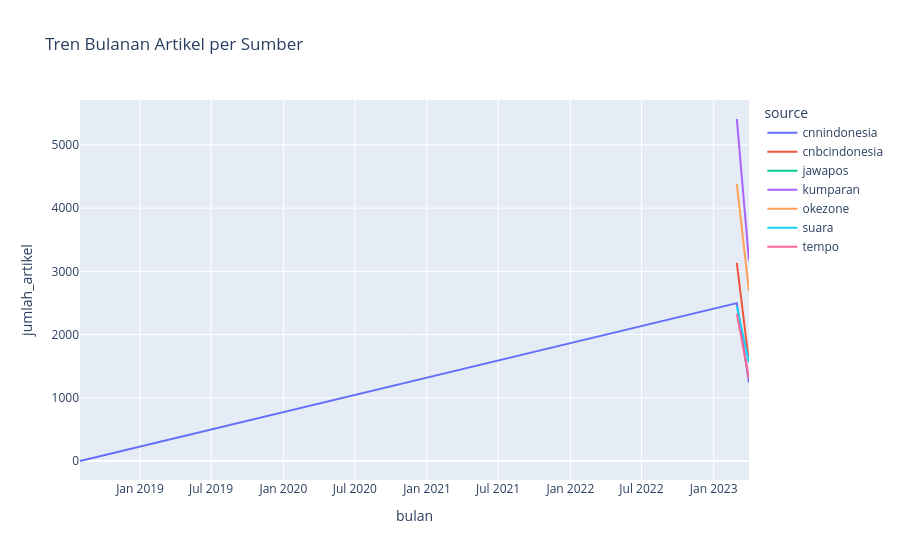

The code cell stored with this chart in its notebook:
### Code cell
fig4 = px.line(bulanan_sumber.to_pandas(), x="bulan", y="jumlah_artikel", color="source", title="Tren Bulanan Artikel per Sumber")
fig4.show()

### Figure 1 — Plotly figure (JSON) as saved in the notebook; plotly's stock layout.template omitted (floating-point values rounded to 4 significant figures)
{"data": [{"hovertemplate": "source=cnnindonesia<br>bulan=%{x}<br>jumlah_artikel=%{y}<extra></extra>", "legendgroup": "cnnindonesia", "line": {"color": "#636efa", "dash": "solid"}, "marker": {"symbol": "circle"}, "mode": "lines", "name": "cnnindonesia", "orientation": "v", "showlegend": true, "type": "scatter", "x": ["2018-08-01T00:00:00.000000", "2023-03-01T00:00:00.000000", "2023-04-01T00:00:00.000000"], "xaxis": "x", "y": [1, 2498, 1239], "yaxis": "y"}, {"hovertemplate": "source=cnbcindonesia<br>bulan=%{x}<br>jumlah_artikel=%{y}<extra></extra>", "legendgroup": "cnbcindonesia", "line": {"color": "#EF553B", "dash": "solid"}, "marker": {"symbol": "circle"}, "mode": "lines", "name": "cnbcindonesia", "orientation": "v", "showlegend": true, "type": "scatter", "x": ["2023-03-01T00:00:00.000000", "2023-04-01T00:00:00.000000"], "xaxis": "x", "y": [3134, 1557], "yaxis": "y"}, {"hovertemplate": "source=jawapos<br>bulan=%{x}<br>jumlah_artikel=%{y}<extra></extra>", "legendgroup": "jawapos", "line": {"color": "#00cc96", "dash": "solid"}, "marker": {"symbol": "circle"}, "mode": "lines", "name": "jawapos", "orientation": "v", "showlegend": true, "type": "scatter", "x": ["2023-03-01T00:00:00.000000"], "xaxis": "x", "y": [1015], "yaxis": "y"}, {"hovertemplate": "source=kumparan<br>bulan=%{x}<br>jumlah_artikel=%{y}<extra></extra>", "legendgroup": "kumparan", "line": {"color": "#ab63fa", "dash": "solid"}, "marker": {"symbol": "circle"}, "mode": "lines", "name": "kumparan", "orientation": "v", "showlegend": true, "type": "scatter", "x": ["2023-03-01T00:00:00.000000", "2023-04-01T00:00:00.000000"], "xaxis": "x", "y": [5410, 3169], "yaxis": "y"}, {"hovertemplate": "source=okezone<br>bulan=%{x}<br>jumlah_artikel=%{y}<extra></extra>", "legendgroup": "okezone", "line": {"color": "#FFA15A", "dash": "solid"}, "marker": {"symbol": "circle"}, "mode": "lines", "name": "okezone", "orientation": "v", "showlegend": true, "type": "scatter", "x": ["2023-03-01T00:00:00.000000", "2023-04-01T00:00:00.000000"], "xaxis": "x", "y": [4382, 2684], "yaxis": "y"}, {"hovertemplate": "source=suara<br>bulan=%{x}<br>jumlah_artikel=%{y}<extra></extra>", "legendgroup": "suara", "line": {"color": "#19d3f3", "dash": "solid"}, "marker": {"symbol": "circle"}, "mode": "lines", "name": "suara", "orientation": "v", "showlegend": true, "type": "scatter", "x": ["2023-03-01T00:00:00.000000", "2023-04-01T00:00:00.000000"], "xaxis": "x", "y": [2447, 1557], "yaxis": "y"}, {"hovertemplate": "source=tempo<br>bulan=%{x}<br>jumlah_artikel=%{y}<extra></extra>", "legendgroup": "tempo", "line": {"color": "#FF6692", "dash": "solid"}, "marker": {"symbol": "circle"}, "mode": "lines", "name": "tempo", "orientation": "v", "showlegend": true, "type": "scatter", "x": ["2023-03-01T00:00:00.000000", "2023-04-01T00:00:00.000000"], "xaxis": "x", "y": [2327, 1305], "yaxis": "y"}], "layout": {"legend": {"title": {"text": "source"}, "tracegroupgap": 0}, "title": {"text": "Tren Bulanan Artikel per Sumber"}, "xaxis": {"anchor": "y", "domain": [0, 1], "title": {"text": "bulan"}}, "yaxis": {"anchor": "x", "domain": [0, 1], "title": {"text": "jumlah_artikel"}}}}
